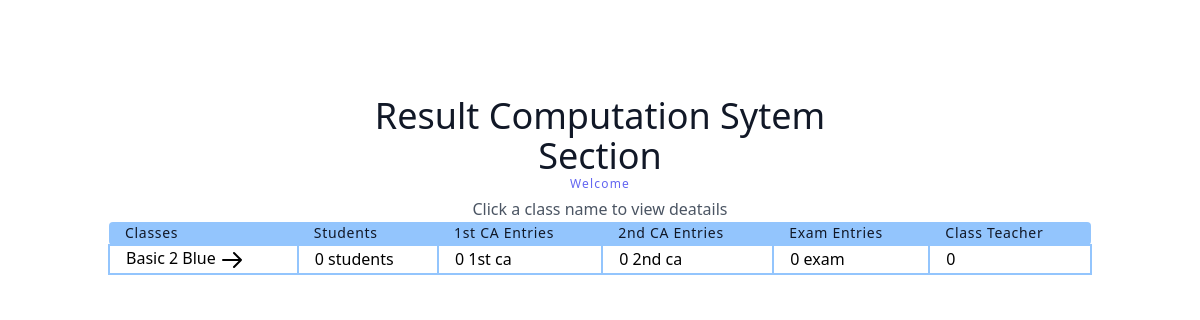
Page /classList/ on the earlier database version.
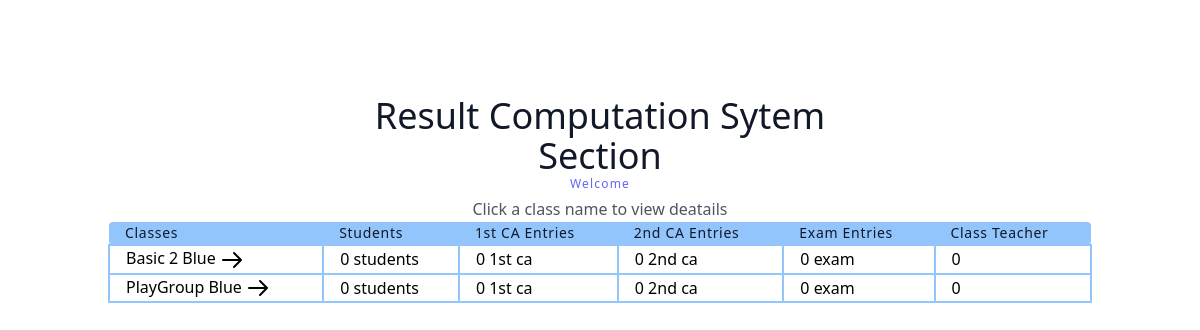
Same page on the later database version.
### result/models.py (models this page shows, shortened)
class classArmTeacher(models.Model):
    className = models.ForeignKey(all_class, on_delete=models.CASCADE, null=True)
    classArm = models.ForeignKey(classArm, related_name='classArm', on_delete=models.CASCADE, null=True)
    classTeacher = models.ForeignKey(User, on_delete=models.SET_NULL, null=True)
    date = models.DateTimeField(auto_now_add=True)
    class Meta:
        ordering = ['className']

class all_class(models.Model):
    className = models.CharField(max_length=100 , unique=True)
    section = models.ForeignKey(section, on_delete=models.CASCADE, null=True)
    complete = models.BooleanField(default=False)
    date = models.DateTimeField(auto_now_add=True)
    def __str__(self):
        return self.className
    class Meta:
        ordering = ['className']

class classArm(models.Model):
    armName = models.CharField(max_length=100 , unique=True)
    def __str__(self):
        return self.armName
    class Meta:
        ordering = ['armName']

### result/views.py (the view)
# urls.py: path('classList/', classList.as_view(), name='classList'),
class classList(ListView):
    model = classArmTeacher
    context_object_name = 'all_class'
    template_name = 'result/classList.html'
    def get_context_data(self, **kwargs):
        context = super(classList, self).get_context_data(**kwargs)
        context['user'] = self.request.user
        if User.is_staff:
            context['all_class'] = classArmTeacher.objects.all()
        else:
            context['all_class'] = classArmTeacher.objects.filter(classTeacher_id = self.request.user.id)
        return context

### result/templates/result/classList.html (shortened to what this page needs)
<script src="https://cdn.tailwindcss.com"></script>
<link rel="stylesheet" href="https://cdn.tailgrids.com/tailgrids-fallback.css" />
<section class="text-gray-600 body-font">
   <div class="container px-5 py-24 mx-auto">
     <div class="flex flex-col text-center w-full">
       <h1 class="sm:text-4xl text-3xl font-medium title-font text-gray-900">Result Computation Sytem</h1>
       <h1 class="sm:text-4xl text-3xl font-medium title-font text-gray-900">{{ user.section }} Section</h1>
       <h2 class="text-xs text-indigo-500 tracking-widest font-medium title-font mb-1">Welcome {{user.username}} {{user.role}}</h2>
       <p class=" mx-auto leading-relaxed text-base">Click a class name to view deatails</p>
     </div>
     <div class="w-full mx-auto">
       <table class="table-auto w-full text-left whitespace-no-wrap">
         <thead>
           <tr>
             <th class="px-4 title-font tracking-wider font-medium text-gray-900 text-sm bg-blue-300 rounded-tl rounded-bl">Classes</th>
             <th class="px-4 title-font tracking-wider font-medium text-gray-900 text-sm bg-blue-300">Students</th>
             <th class="px-4 title-font tracking-wider font-medium text-gray-900 text-sm bg-blue-300">1st CA Entries</th>
             <th class="px-4 title-font tracking-wider font-medium text-gray-900 text-sm bg-blue-300">2nd CA Entries</th>
               <th class="px-4 title-font tracking-wider font-medium text-gray-900 text-sm bg-blue-300">Exam Entries</th>
             <th class="px-4 title-font tracking-wider font-medium text-gray-900 text-sm bg-blue-300 rounded-tr rounded-br">Class Teacher</th>
           </tr>
         </thead>
         <tbody>
            {% for class in all_class %}
           <tr>
             <td class="hover:bg-green-300 px-4 border-2 border-blue-300">
               <a href="{% url 'result:classDetails' class.id %}">
                {{ class.className }} {{ class.classArm }}
                <svg xmlns="http://www.w3.org/2000/svg" class="h-6 w-6 inline-block" fill="none" viewBox="0 0 24 24" stroke="currentColor">
              </a>
            </td>
             <td class="px-4 border-2 border-blue-300">0 students</td>
             <td class="px-4 border-2 border-blue-300">0 1st ca</td>
             <td class="px-4 border-2 border-blue-300">0 2nd ca</td>
             <td class="px-4 border-2 border-blue-300">0 exam</td>
             <td class="px-4 border-2 border-blue-300">0 </td>
           </tr>
           {% empty %}
             <h1 class="text-gray-900">No Results</h1>
             {% endfor %}
         </tbody>
       </table>
     </div>
   </div>
 </section>

Differences in the rows shown:
added classArmTeacher: className "PlayGroup", classArm "Blue"
